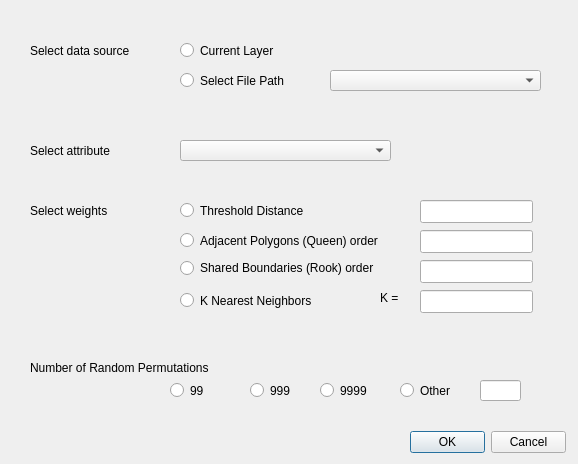
<?xml version="1.0" encoding="UTF-8"?>
<ui version="4.0">
 <class>Dialog</class>
 <widget class="QDialog" name="Dialog">
  <property name="geometry">
   <rect>
    <x>0</x>
    <y>0</y>
    <width>578</width>
    <height>464</height>
   </rect>
  </property>
  <property name="windowTitle">
   <string>Dialog</string>
  </property>
  <widget class="QLabel" name="datsrc">
   <property name="geometry">
    <rect>
     <x>30</x>
     <y>40</y>
     <width>121</width>
     <height>21</height>
    </rect>
   </property>
   <property name="text">
    <string>Select data source</string>
   </property>
  </widget>
  <widget class="QRadioButton" name="curlar">
   <property name="geometry">
    <rect>
     <x>180</x>
     <y>40</y>
     <width>131</width>
     <height>21</height>
    </rect>
   </property>
   <property name="text">
    <string>Current Layer</string>
   </property>
  </widget>
  <widget class="QRadioButton" name="newfil">
   <property name="geometry">
    <rect>
     <x>180</x>
     <y>70</y>
     <width>141</width>
     <height>21</height>
    </rect>
   </property>
   <property name="text">
    <string>Select File Path</string>
   </property>
  </widget>
  <widget class="QComboBox" name="newfilpath">
   <property name="geometry">
    <rect>
     <x>330</x>
     <y>70</y>
     <width>211</width>
     <height>21</height>
    </rect>
   </property>
  </widget>
  <widget class="QLabel" name="Selatt">
   <property name="geometry">
    <rect>
     <x>30</x>
     <y>140</y>
     <width>121</width>
     <height>21</height>
    </rect>
   </property>
   <property name="text">
    <string>Select attribute</string>
   </property>
  </widget>
  <widget class="QComboBox" name="selatt_dr">
   <property name="geometry">
    <rect>
     <x>180</x>
     <y>140</y>
     <width>211</width>
     <height>21</height>
    </rect>
   </property>
  </widget>
  <widget class="QLabel" name="selwei">
   <property name="geometry">
    <rect>
     <x>30</x>
     <y>200</y>
     <width>121</width>
     <height>21</height>
    </rect>
   </property>
   <property name="text">
    <string>Select weights</string>
   </property>
  </widget>
  <widget class="QRadioButton" name="radioButton">
   <property name="geometry">
    <rect>
     <x>180</x>
     <y>200</y>
     <width>161</width>
     <height>21</height>
    </rect>
   </property>
   <property name="text">
    <string>Threshold Distance</string>
   </property>
  </widget>
  <widget class="QRadioButton" name="radioButton_2">
   <property name="geometry">
    <rect>
     <x>180</x>
     <y>230</y>
     <width>241</width>
     <height>21</height>
    </rect>
   </property>
   <property name="text">
    <string>Adjacent Polygons (Queen) order</string>
   </property>
  </widget>
  <widget class="QRadioButton" name="radioButton_3">
   <property name="geometry">
    <rect>
     <x>180</x>
     <y>290</y>
     <width>161</width>
     <height>21</height>
    </rect>
   </property>
   <property name="text">
    <string>K Nearest Neighbors</string>
   </property>
  </widget>
  <widget class="QRadioButton" name="radioButton_4">
   <property name="geometry">
    <rect>
     <x>180</x>
     <y>260</y>
     <width>221</width>
     <height>16</height>
    </rect>
   </property>
   <property name="text">
    <string>Shared Boundaries (Rook) order</string>
   </property>
  </widget>
  <widget class="QLabel" name="K">
   <property name="geometry">
    <rect>
     <x>380</x>
     <y>290</y>
     <width>31</width>
     <height>16</height>
    </rect>
   </property>
   <property name="text">
    <string>K =</string>
   </property>
  </widget>
  <widget class="QLineEdit" name="lineEdit">
   <property name="geometry">
    <rect>
     <x>420</x>
     <y>200</y>
     <width>113</width>
     <height>23</height>
    </rect>
   </property>
  </widget>
  <widget class="QLineEdit" name="lineEdit_2">
   <property name="geometry">
    <rect>
     <x>420</x>
     <y>230</y>
     <width>113</width>
     <height>23</height>
    </rect>
   </property>
  </widget>
  <widget class="QLineEdit" name="lineEdit_3">
   <property name="geometry">
    <rect>
     <x>420</x>
     <y>290</y>
     <width>113</width>
     <height>23</height>
    </rect>
   </property>
  </widget>
  <widget class="QLineEdit" name="lineEdit_4">
   <property name="geometry">
    <rect>
     <x>420</x>
     <y>260</y>
     <width>113</width>
     <height>23</height>
    </rect>
   </property>
  </widget>
  <widget class="QRadioButton" name="radioButton_9">
   <property name="geometry">
    <rect>
     <x>320</x>
     <y>380</y>
     <width>61</width>
     <height>21</height>
    </rect>
   </property>
   <property name="text">
    <string>9999</string>
   </property>
  </widget>
  <widget class="QRadioButton" name="radioButton_10">
   <property name="geometry">
    <rect>
     <x>250</x>
     <y>380</y>
     <width>61</width>
     <height>21</height>
    </rect>
   </property>
   <property name="text">
    <string>999</string>
   </property>
  </widget>
  <widget class="QRadioButton" name="radioButton_11">
   <property name="geometry">
    <rect>
     <x>170</x>
     <y>380</y>
     <width>61</width>
     <height>21</height>
    </rect>
   </property>
   <property name="text">
    <string>99</string>
   </property>
  </widget>
  <widget class="QLineEdit" name="lineEdit_6">
   <property name="geometry">
    <rect>
     <x>480</x>
     <y>380</y>
     <width>41</width>
     <height>21</height>
    </rect>
   </property>
  </widget>
  <widget class="QRadioButton" name="radioButton_12">
   <property name="geometry">
    <rect>
     <x>400</x>
     <y>380</y>
     <width>61</width>
     <height>21</height>
    </rect>
   </property>
   <property name="text">
    <string>Other</string>
   </property>
  </widget>
  <widget class="QLabel" name="perm">
   <property name="geometry">
    <rect>
     <x>30</x>
     <y>360</y>
     <width>201</width>
     <height>16</height>
    </rect>
   </property>
   <property name="text">
    <string>Number of Random Permutations</string>
   </property>
  </widget>
  <widget class="QDialogButtonBox" name="buttonBox">
   <property name="geometry">
    <rect>
     <x>410</x>
     <y>430</y>
     <width>156</width>
     <height>25</height>
    </rect>
   </property>
   <property name="standardButtons">
    <set>QDialogButtonBox::Cancel|QDialogButtonBox::Ok</set>
   </property>
  </widget>
 </widget>
 <resources/>
 <connections/>
</ui>
